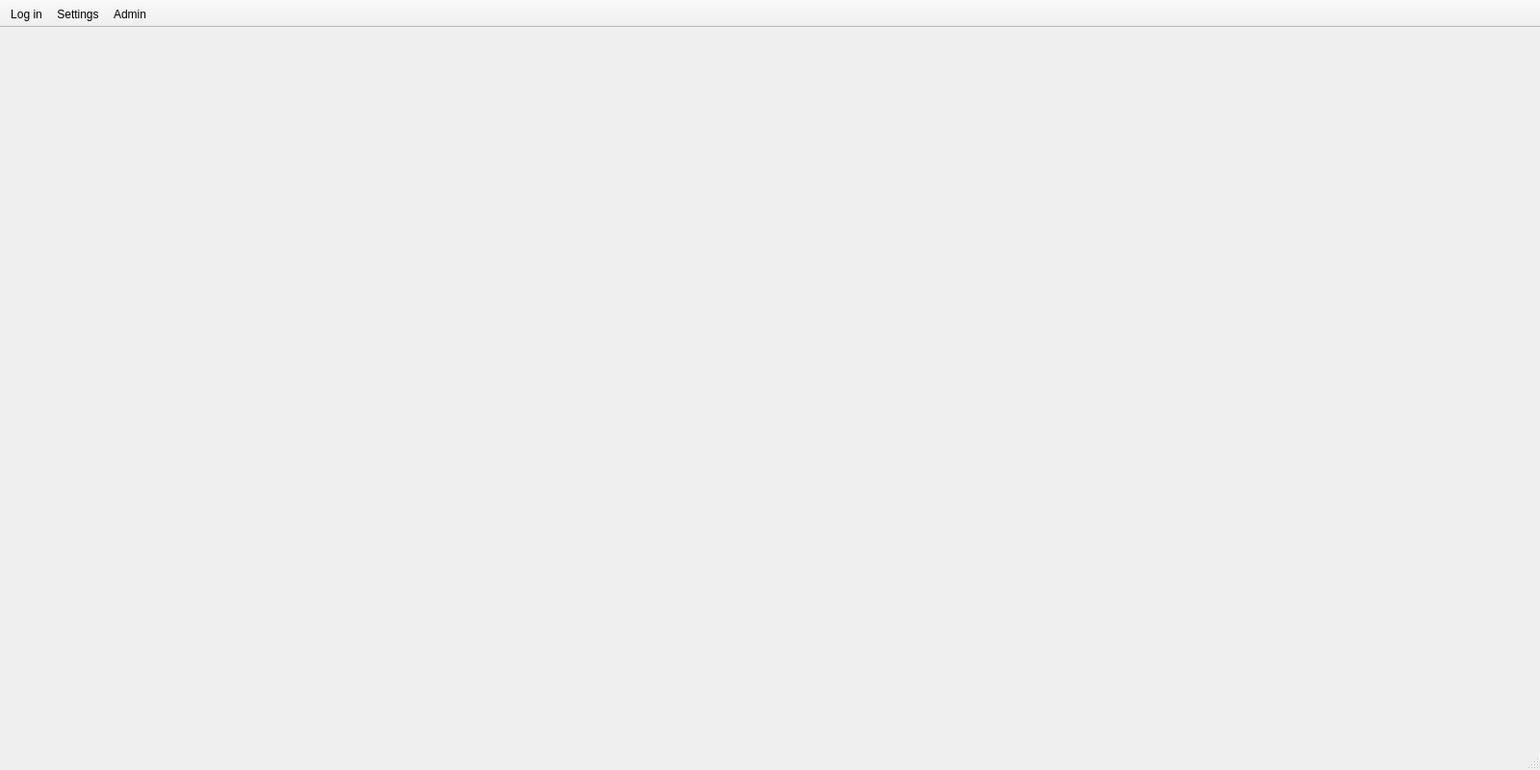
<?xml version="1.0" encoding="UTF-8"?>
<ui version="4.0">
 <class>MainWindow</class>
 <widget class="QMainWindow" name="MainWindow">
  <property name="geometry">
   <rect>
    <x>0</x>
    <y>0</y>
    <width>1600</width>
    <height>800</height>
   </rect>
  </property>
  <property name="windowTitle">
   <string>Pipeline</string>
  </property>
  <property name="windowIcon">
   <iconset resource="../../../../resources/resources.qrc">
    <normaloff>:/icons/app</normaloff>:/icons/app</iconset>
  </property>
  <widget class="QWidget" name="centralwidget">
   <layout class="QVBoxLayout" name="verticalLayout">
    <item>
     <widget class="QStackedWidget" name="mainStack">
      <property name="currentIndex">
       <number>0</number>
      </property>
      <widget class="QWidget" name="mainPage">
       <layout class="QVBoxLayout" name="mainLayout">
        <property name="spacing">
         <number>0</number>
        </property>
        <property name="leftMargin">
         <number>0</number>
        </property>
        <property name="topMargin">
         <number>0</number>
        </property>
        <property name="rightMargin">
         <number>0</number>
        </property>
        <property name="bottomMargin">
         <number>0</number>
        </property>
       </layout>
      </widget>
      <widget class="QWidget" name="settingsPage">
       <layout class="QVBoxLayout" name="settingsLayout">
        <property name="spacing">
         <number>0</number>
        </property>
        <property name="leftMargin">
         <number>0</number>
        </property>
        <property name="topMargin">
         <number>0</number>
        </property>
        <property name="rightMargin">
         <number>0</number>
        </property>
        <property name="bottomMargin">
         <number>0</number>
        </property>
        <item>
         <widget class="QPushButton" name="pushButton">
          <property name="text">
           <string>PushButton</string>
          </property>
          <property name="icon">
           <iconset resource="../../../../resources/resources.qrc">
            <normaloff>:/icons/settings</normaloff>:/icons/settings</iconset>
          </property>
         </widget>
        </item>
       </layout>
      </widget>
     </widget>
    </item>
   </layout>
  </widget>
  <widget class="QStatusBar" name="mainStatusBar"/>
  <widget class="QToolBar" name="mainToolBar">
   <property name="windowTitle">
    <string>toolBar</string>
   </property>
   <property name="movable">
    <bool>false</bool>
   </property>
   <property name="allowedAreas">
    <set>Qt::TopToolBarArea</set>
   </property>
   <property name="iconSize">
    <size>
     <width>16</width>
     <height>16</height>
    </size>
   </property>
   <property name="toolButtonStyle">
    <enum>Qt::ToolButtonIconOnly</enum>
   </property>
   <property name="floatable">
    <bool>false</bool>
   </property>
   <attribute name="toolBarArea">
    <enum>TopToolBarArea</enum>
   </attribute>
   <attribute name="toolBarBreak">
    <bool>false</bool>
   </attribute>
   <addaction name="actionLogin"/>
   <addaction name="actionSettings"/>
   <addaction name="actionAdmin"/>
  </widget>
  <action name="actionLogin">
   <property name="icon">
    <iconset resource="../../../../resources/resources.qrc">
     <normaloff>:/icons/login_sl</normaloff>:/icons/login_sl</iconset>
   </property>
   <property name="text">
    <string>Log in...</string>
   </property>
   <property name="toolTip">
    <string>Log in</string>
   </property>
   <property name="menuRole">
    <enum>QAction::TextHeuristicRole</enum>
   </property>
  </action>
  <action name="actionSettings">
   <property name="checkable">
    <bool>true</bool>
   </property>
   <property name="icon">
    <iconset resource="../../../../resources/resources.qrc">
     <normaloff>:/icons/settings</normaloff>:/icons/settings</iconset>
   </property>
   <property name="text">
    <string>Settings</string>
   </property>
   <property name="toolTip">
    <string>Pipline Application Settings</string>
   </property>
   <property name="menuRole">
    <enum>QAction::TextHeuristicRole</enum>
   </property>
  </action>
  <action name="actionAdmin">
   <property name="checkable">
    <bool>true</bool>
   </property>
   <property name="icon">
    <iconset resource="../../../../resources/resources.qrc">
     <normaloff>:/icons/settings</normaloff>:/icons/settings</iconset>
   </property>
   <property name="text">
    <string>Admin</string>
   </property>
   <property name="toolTip">
    <string>Admin</string>
   </property>
   <property name="menuRole">
    <enum>QAction::TextHeuristicRole</enum>
   </property>
  </action>
 </widget>
 <resources>
  <include location="../../../../resources/resources.qrc"/>
 </resources>
 <connections/>
</ui>
